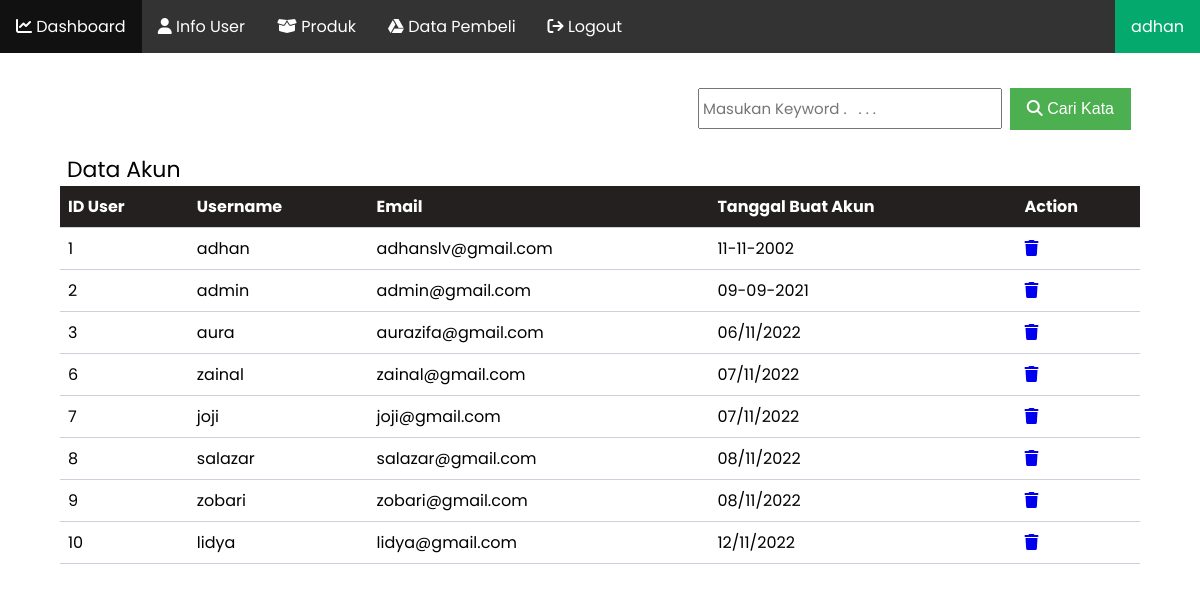
/admin/info_user.php (signed in), run on the app's committed database.
### tables this page shows
CREATE TABLE `tb_user` (
  `id_user` int(10) NOT NULL,
  `username` varchar(30) NOT NULL,
  `psw` varchar(100) NOT NULL,
  `email` varchar(50) NOT NULL,
  `tgl` varchar(25) NOT NULL
);

### admin/info_user.php (the view, shortened to what this page needs)
<?php
  $tampil = "SELECT * FROM tb_user ";
?>
<!DOCTYPE html>
<html lang="en">
<head>
</head>
<html>
<body>
  <nav>
    <ul>
    <li><a href="index.php"><i class="fa-solid fa-chart-line"></i> Dashboard</a></li>
    <li><a href="info_user.php"><i class="fa-solid fa-user"></i> Info User</a></li>
    <li><a href="data_produk.php"><i class="fa-solid fa-box-open"></i> Produk</a></li>
    <li><a href="data_beli.php"><i class="fa-brands fa-google-drive"></i> Data Pembeli</a></li>
    <li><a href="..\logout.php" onclick="return confirm('yakin?')"><i class="fa-solid fa-arrow-right-from-bracket"></i> Logout</a></li>
    <li style="float:right"><a href="profil_admin.php" class="active"><?php echo $_SESSION['username']?></a></li>
    </ul>
  </nav>
    <div class="tombol">
      <form    METHOD="POST" >
        <input type="text" name="keyword" style="height: 30px;" placeholder="Masukan Keyword .   . . . ">
        <button  class="create" type="submit" name="cari"><i class="fas fa-search"></i> Cari Kata</button>
      </form>
    </div>
    <p class="info">Data Akun</p>
    <table>
        <tr>
            <th>ID User</th>
            <th>Username</th>
            <th>Email</th>
            <th>Tanggal Buat Akun</th>
            <th>Action</th>
        </tr>
        <?php
        require "..\koneksi.php";
        $query = $db->query($tampil);
        foreach ($query as $data ){
        ?>
        <tr>
            <td><?php echo $data ['id_user']?></td>
            <td><?php echo $data ['username']?></td>
            <td><?php echo $data ['email']?></td>
            <td><?php echo $data ['tgl']?></td>
            <td>
              <a href="hapus_user.php?id_user=<?php echo $data ['id_user']?>">
              <i class="fa-solid fa-trash"></i></a>
            </td>
        </tr>
        <?php
		}
		?>
    </table>
</body>
</html>

### admin/info_user.php (style rules this page uses)
body { font-family: 'Poppins', sans-serif; }
input[type=text] { margin-right:-65px; padding: 3.5px; margin-top: 8px; font-size: 15px; font-family: 'Poppins', sans-serif; }
ul { list-style-type: none; margin: 0; padding: 0; overflow: hidden; background-color: #333; }
li { float: left; }
li a { display: block; color: white; text-align: center; padding: 14px 16px; text-decoration: none; }
.active { background-color: #04AA6D; }
.tombol { float:right; }
* { margin: 0; padding: 0; }
button { background-color: #4CAF50; border: 4px; color: white; padding: 12px 17px; text-align: center; text-decoration: none; display: inline-block; font-size: 16px; margin: 35px 69px; cursor: pointer; }
.info { color:black; font-size:22px; padding-left:67px; margin-top:100px; }
table { border-collapse: collapse; width: 90%; margin: auto; }
th, td { text-align: left; padding: 8px; border-bottom:1px solid #cad1db; }
th { background-color: #242020; color: white; }

### data on the page
tb_user: id_user "1", username "adhan", email "adhanslv@gmail.com", tgl "11-11-2002"
tb_user: id_user "2", username "admin", email "admin@gmail.com", tgl "09-09-2021"
tb_user: id_user "3", username "aura", email "aurazifa@gmail.com", tgl "06/11/2022"
tb_user: id_user "6", username "zainal", email "zainal@gmail.com", tgl "07/11/2022"
tb_user: id_user "7", username "joji", email "joji@gmail.com", tgl "07/11/2022"
tb_user: id_user "8", username "salazar", email "salazar@gmail.com", tgl "08/11/2022"
tb_user: id_user "9", username "zobari", email "zobari@gmail.com", tgl "08/11/2022"
tb_user: id_user "10", username "lidya", email "lidya@gmail.com", tgl "12/11/2022"

### other printed values
$_SESSION['username'] "adhan"
